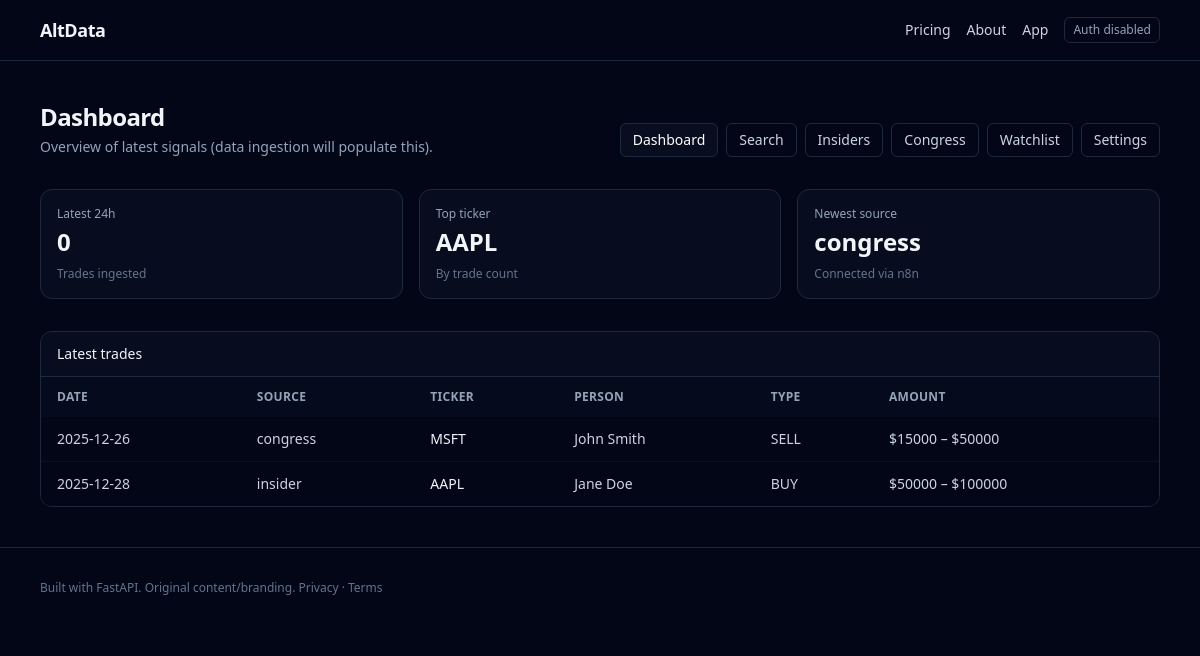
Page /app on the committed database.
### app/models.py (models this page shows)
class Base(DeclarativeBase):
    pass

class Trade(Base):
    __tablename__ = "trades"
    id: Mapped[int] = mapped_column(Integer, primary_key=True)
    source: Mapped[str] = mapped_column(String(32), index=True)
    external_id: Mapped[str] = mapped_column(String(160), unique=True, index=True)
    ticker: Mapped[Optional[str]] = mapped_column(String(16), index=True)
    company_name: Mapped[Optional[str]] = mapped_column(String(256))
    person_name: Mapped[Optional[str]] = mapped_column(String(256), index=True)
    person_slug: Mapped[Optional[str]] = mapped_column(String(256), index=True)
    transaction_type: Mapped[Optional[str]] = mapped_column(String(32), index=True)
    transaction_date: Mapped[Optional[dt.date]] = mapped_column(Date, index=True)
    filed_at: Mapped[Optional[dt.datetime]] = mapped_column(
        DateTime(timezone=True), index=True
    )
    amount_usd_low: Mapped[Optional[int]] = mapped_column(Integer)
    amount_usd_high: Mapped[Optional[int]] = mapped_column(Integer)
    shares: Mapped[Optional[int]] = mapped_column(Integer)
    price_usd: Mapped[Optional[Decimal]] = mapped_column(Numeric(14, 4))
    url: Mapped[Optional[str]] = mapped_column(String(1024))
    raw: Mapped[Optional[dict[str, Any]]] = mapped_column(
        JSON().with_variant(JSONB, "postgresql")
    )
    created_at: Mapped[dt.datetime] = mapped_column(
        DateTime(timezone=True),
        server_default=func.now(),
        nullable=False,
    )

### app/web.py (the view)
@router.get("/app", response_class=HTMLResponse)
def app_dashboard(
    request: Request,
    db: Session = Depends(get_db),
    _: str = Depends(_require_login),
):
    now = dt.datetime.now(dt.timezone.utc)
    since = now - dt.timedelta(hours=24)
    total_24h = db.scalar(
        select(func.count()).select_from(Trade).where(Trade.created_at >= since)
    )
    top_ticker_row = db.execute(
        select(Trade.ticker, func.count(Trade.id))
        .where(Trade.ticker.is_not(None))
        .group_by(Trade.ticker)
        .order_by(func.count(Trade.id).desc())
        .limit(1)
    ).first()
    latest_trades = db.scalars(
        select(Trade)
        .order_by(
            Trade.filed_at.is_(None),
            Trade.filed_at.desc(),
            Trade.created_at.desc(),
        )
        .limit(20)
    ).all()
    return _render(
        request,
        "app/dashboard.html",
        {
            "page_title": "Dashboard",
            "total_24h": int(total_24h or 0),
            "top_ticker": top_ticker_row[0] if top_ticker_row else None,
            "latest_source": latest_trades[0].source if latest_trades else None,
            "latest_trades": latest_trades,
        },
    )

### app/templates/app/dashboard.html
{% extends "app/_layout.html" %}
{% set page_subtitle = "Overview of latest signals (data ingestion will populate this)." %}
{% block app_content %}
  <div class="grid gap-4 md:grid-cols-3">
    <div class="rounded-xl border border-slate-800 bg-slate-900/40 p-4">
      <div class="text-xs text-slate-400">Latest 24h</div>
      <div class="mt-1 text-2xl font-semibold">{{ total_24h }}</div>
      <div class="mt-2 text-xs text-slate-500">Trades ingested</div>
    </div>
    <div class="rounded-xl border border-slate-800 bg-slate-900/40 p-4">
      <div class="text-xs text-slate-400">Top ticker</div>
      <div class="mt-1 text-2xl font-semibold">{{ top_ticker or "—" }}</div>
      <div class="mt-2 text-xs text-slate-500">By trade count</div>
    </div>
    <div class="rounded-xl border border-slate-800 bg-slate-900/40 p-4">
      <div class="text-xs text-slate-400">Newest source</div>
      <div class="mt-1 text-2xl font-semibold">{{ latest_source or "—" }}</div>
      <div class="mt-2 text-xs text-slate-500">Connected via n8n</div>
    </div>
  </div>
  <div class="mt-8 overflow-hidden rounded-xl border border-slate-800">
    <div class="border-b border-slate-800 bg-slate-900/40 px-4 py-3 text-sm font-medium">
      Latest trades
    </div>
    {% if latest_trades and latest_trades|length > 0 %}
      <div class="overflow-x-auto bg-slate-950">
        <table class="w-full text-left text-sm">
          <thead class="bg-slate-900/30 text-xs uppercase tracking-wide text-slate-400">
            <tr>
              <th class="px-4 py-3">Date</th>
              <th class="px-4 py-3">Source</th>
              <th class="px-4 py-3">Ticker</th>
              <th class="px-4 py-3">Person</th>
              <th class="px-4 py-3">Type</th>
              <th class="px-4 py-3">Amount</th>
            </tr>
          </thead>
          <tbody class="divide-y divide-slate-900/60">
            {% for t in latest_trades %}
              <tr class="hover:bg-slate-900/20">
                <td class="px-4 py-3 whitespace-nowrap text-slate-300">
                  {{ t.transaction_date or "—" }}
                </td>
                <td class="px-4 py-3 whitespace-nowrap text-slate-300">
                  {{ t.source }}
                </td>
                <td class="px-4 py-3 whitespace-nowrap font-medium">
                  {% if t.ticker %}
                    <a class="hover:underline" href="/app/companies/{{ t.ticker }}">{{ t.ticker }}</a>
                  {% else %}
                    —
                  {% endif %}
                </td>
                <td class="px-4 py-3 whitespace-nowrap text-slate-300">
                  {% if t.person_slug %}
                    <a class="hover:underline" href="/app/people/{{ t.person_slug }}">{{ t.person_name or t.person_slug }}</a>
                  {% else %}
                    {{ t.person_name or "—" }}
                  {% endif %}
                </td>
                <td class="px-4 py-3 whitespace-nowrap text-slate-300">
                  {{ t.transaction_type or "—" }}
                </td>
                <td class="px-4 py-3 whitespace-nowrap text-slate-300">
                  {% if t.amount_usd_low or t.amount_usd_high %}
                    ${{ t.amount_usd_low or "?" }} – ${{ t.amount_usd_high or "?" }}
                  {% else %}
                    —
                  {% endif %}
                </td>
              </tr>
            {% endfor %}
          </tbody>
        </table>
      </div>
    {% else %}
      <div class="bg-slate-950 px-4 py-8 text-sm text-slate-400">
        No trades yet. Once n8n pushes data, they will appear here.
      </div>
    {% endif %}
  </div>
{% endblock %}

### app/templates/app/_layout.html
{% extends "base.html" %}
{% block content %}
  {% set path = request.url.path %}
  <div class="flex flex-col gap-4 md:flex-row md:items-end md:justify-between">
    <div>
      <h1 class="text-2xl font-semibold tracking-tight">{{ page_title }}</h1>
      {% if page_subtitle %}
        <p class="mt-1 text-sm text-slate-400">{{ page_subtitle }}</p>
      {% endif %}
    </div>
    <div class="flex flex-wrap gap-2 text-sm">
      <a
        class="rounded-md border border-slate-800 px-3 py-1.5 {{ 'bg-slate-900/50 text-white' if path == '/app' else 'text-slate-300 hover:text-white' }}"
        href="/app"
      >
        Dashboard
      </a>
      <a
        class="rounded-md border border-slate-800 px-3 py-1.5 {{ 'bg-slate-900/50 text-white' if path.startswith('/app/search') else 'text-slate-300 hover:text-white' }}"
        href="/app/search"
      >
        Search
      </a>
      <a
        class="rounded-md border border-slate-800 px-3 py-1.5 {{ 'bg-slate-900/50 text-white' if path.startswith('/app/insiders') else 'text-slate-300 hover:text-white' }}"
        href="/app/insiders"
      >
        Insiders
      </a>
      <a
        class="rounded-md border border-slate-800 px-3 py-1.5 {{ 'bg-slate-900/50 text-white' if path.startswith('/app/congress') else 'text-slate-300 hover:text-white' }}"
        href="/app/congress"
      >
        Congress
      </a>
      <a
        class="rounded-md border border-slate-800 px-3 py-1.5 {{ 'bg-slate-900/50 text-white' if path.startswith('/app/watchlist') else 'text-slate-300 hover:text-white' }}"
        href="/app/watchlist"
      >
        Watchlist
      </a>
      <a
        class="rounded-md border border-slate-800 px-3 py-1.5 {{ 'bg-slate-900/50 text-white' if path.startswith('/app/settings') else 'text-slate-300 hover:text-white' }}"
        href="/app/settings"
      >
        Settings
      </a>
    </div>
  </div>
  <div class="mt-8">
    {% block app_content %}{% endblock %}
  </div>
{% endblock %}

### app/templates/base.html (shortened to what this page needs)
<!doctype html>
<html lang="en">
  <head>
    <script src="https://cdn.tailwindcss.com"></script>
    <link rel="stylesheet" href="/static/site.css" />
  </head>
  <body class="min-h-screen bg-slate-950 text-slate-100">
    <header class="border-b border-slate-800">
      <div class="mx-auto flex max-w-6xl items-center justify-between px-4 py-4">
        <a href="/" class="text-lg font-semibold tracking-tight">{{ app_name }}</a>
        <nav class="flex items-center gap-4 text-sm text-slate-300">
          <a class="hover:text-white" href="/pricing">Pricing</a>
          <a class="hover:text-white" href="/about">About</a>
          <a class="hover:text-white" href="/app">App</a>
          {% if auth_disabled %}
            <span class="rounded-md border border-slate-800 px-2 py-1 text-xs text-slate-400">
              Auth disabled
            </span>
          {% elif current_user %}
            <a class="hover:text-white" href="/logout">Logout</a>
          {% else %}
            <a class="hover:text-white" href="/login">Login</a>
          {% endif %}
        </nav>
      </div>
    </header>
    <main class="mx-auto max-w-6xl px-4 py-10">
      {% block content %}{% endblock %}
    </main>
    <footer class="border-t border-slate-800">
      <div class="mx-auto max-w-6xl px-4 py-8 text-xs text-slate-500">
        Built with FastAPI. Original content/branding. <a class="hover:text-slate-300" href="/legal/privacy">Privacy</a> ·
        <a class="hover:text-slate-300" href="/legal/terms">Terms</a>
      </div>
    </footer>
  </body>
</html>

### app/static/site.css (style rules this page uses)
html { color-scheme: dark; }

### rows in the picture
Trade: ticker "AAPL", transaction_date "2025-12-28", source "insider", person_name "Jane Doe", transaction_type "BUY", amount_usd_low "50000", amount_usd_high "100000"
Trade: source "congress", transaction_date "2025-12-26", ticker "MSFT", person_name "John Smith", transaction_type "SELL", amount_usd_low "15000", amount_usd_high "50000"

### other values in the picture
{{ app_name }} "AltData"
{{ page_title }} "Dashboard"
{{ page_subtitle }} "Overview of latest signals (data ingestion will populate this)."
{{ total_24h }} "0"
